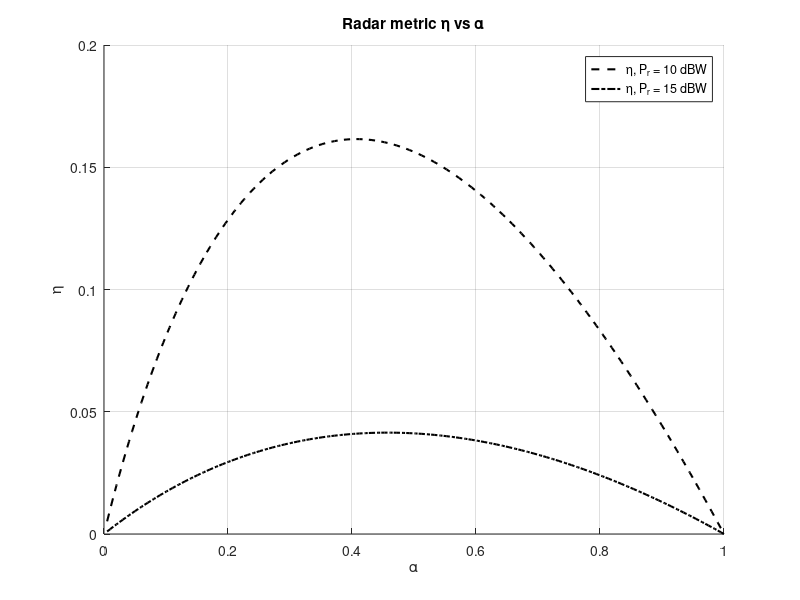
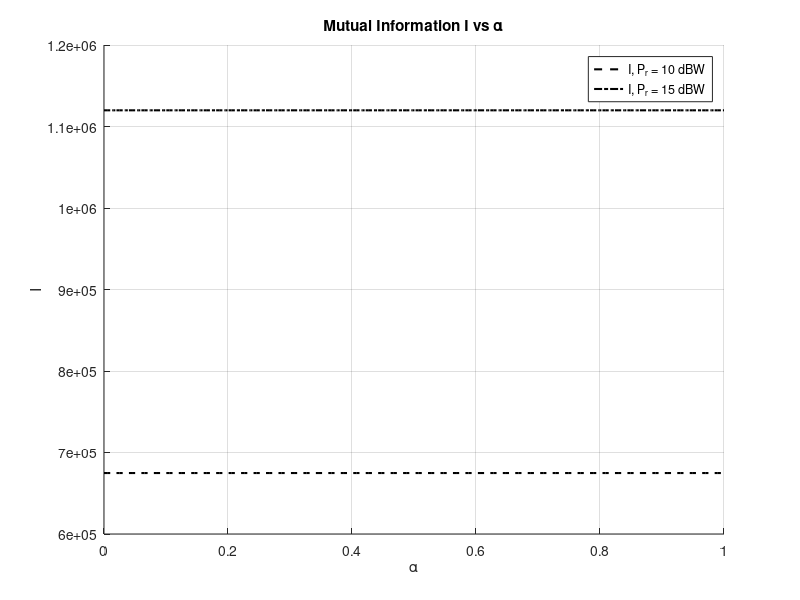

Recreate these plots in MATLAB, in order.
% Fix parameters
T = 1;
sigma_cr = 1;
sigma_rr = 1;
sigma_n = 1;
P_c_dB = 10;
P_c = 10^(P_c_dB / 10);
B = 200000;
sigma_cbs = 1;
sigma_rt = 1;
rho = 0.5;

% Define range for alpha
alpha_range = linspace(0, 1, 200);

% Communication transmit power levels (in dBW)
P_r_dB_values = [10, 15];
lineStyles = {'--', '-.'};
color = 'k';  

% Prepare figure
figure(1); hold on; % Hình vẽ cho eta_total
figure(2); hold on; % Hình vẽ cho I_total

for j = 1:length(P_r_dB_values)
    P_r_dB = P_r_dB_values(j);
    P_r = 10^(P_r_dB / 10);

    % Preallocate arrays
    beta = zeros(size(alpha_range));
    I_total = zeros(size(alpha_range));
    eta_total = zeros(size(alpha_range));
    
    % Loop over each alpha value
    for i = 1:length(alpha_range)
        alpha = alpha_range(i);

        % Beta calculations
        beta_first_part = sigma_cr^2 * P_c;
        beta_second_part = (sigma_rr^2 * P_r) + sigma_n^2;
        beta_whole_part = beta_first_part/beta_second_part;
        beta_denominator = 1 + (alpha * T * beta_whole_part);
        beta_i = 1/beta_denominator;
        beta(i) = beta_i;

        % Each eta part
        part_1 = (1-alpha) * T;

        part_2_numerator = -beta_i * (1 - beta_i) * sigma_cr^2 * P_c;
        part_2_denominator = (sigma_rr^2 * P_r - beta_i * sigma_cr^2 * P_c) * (2 * beta_i - 1) ;
        part_2 = part_2_numerator/part_2_denominator;
        part_3 = (sigma_n^2) / (beta_i * sigma_cr^2 * P_c);
        part_3_exp = exp(part_3)/log(2);
        part_3_expint = expint(part_3);

        term_1 = part_2 * part_3_exp  * part_3_expint;

        part_4_numerator = sigma_rr^2 * P_r * (1-beta_i) * sigma_cr^2 * P_c;
        part_4_denominator = (sigma_rr^2 * P_r - beta_i * sigma_cr^2 * P_c) * (sigma_rr^2 * P_r - (1-beta_i) * sigma_cr^2 * P_c);
        part_4 = part_4_numerator/part_4_denominator;
        part_5 = (sigma_n^2) / (sigma_rr^2 * P_r);
        part_5_exp = exp(part_5)/log(2);
        part_5_expint = expint(part_5);
        
        term_2 = part_4 * part_5_exp * part_5_expint;

        part_6_numerator = (1-beta_i)^2 * sigma_cr^2 * P_c;
        part_6_denominator = (sigma_rr^2 * P_r - (1-beta_i) * sigma_cr^2 * P_c) * (2*beta_i - 1);
        part_6 = part_6_numerator/part_6_denominator;
        part_7 = (sigma_n^2) / ((1-beta_i) * sigma_cr^2 * P_c);
        part_7_exp = exp(part_7)/log(2);
        part_7_expint = expint(part_7);

        term_3 = part_6 * part_7_exp * part_7_expint;

        % Calculate eta
        eta_total(i) = part_1 * (term_1 + term_2 + term_3);
        
        % Each mutual part
        section_1_numerator = B * T;
        element_1_numerator = T * rho * P_c * sigma_cbs^2;
        element_1_denominator = sigma_rt^2 * P_r;
        element_1 = element_1_numerator/element_1_denominator;
        section_1_denominator = log(2) * (element_1 + 1);
        section_1 = section_1_numerator/section_1_denominator;

        section_2 = (sigma_n^2) / (rho * P_c * sigma_cbs^2);
        section_2_exp = exp(section_2);
        section_2_expint = expint(section_2);
        
        component_2 = section_2_exp * section_2_expint;

        section_3 = (T * sigma_n^2)/(sigma_rt^2 * P_r);
        section_3_exp = exp(section_3);
        section_3_expint = expint(section_3);

        component_3 = section_3_exp * section_3_expint;

        % Calculate I total
        I_total(i) = section_1*(component_2 + component_3);
    end
    % Plot eta_total ở Figure 1
    figure(1);
    plot(alpha_range, eta_total, 'LineStyle', lineStyles{j}, 'Color', color, 'LineWidth', 1.5);

    % Plot I_total ở Figure 2
    figure(2);
    plot(alpha_range, I_total, 'LineStyle', lineStyles{j}, 'Color', color, 'LineWidth', 1.5);

end

% Customize Figure 1 (eta)
figure(1);
xlabel('\alpha'); ylabel('\eta');
legend('\eta, P_r = 10 dBW', '\eta, P_r = 15 dBW');
grid on; title('Radar metric \eta vs \alpha');

% Customize Figure 2 (I)
figure(2);
xlabel('\alpha'); ylabel('I');
legend('I, P_r = 10 dBW', 'I, P_r = 15 dBW');
grid on; title('Mutual Information I vs \alpha');
